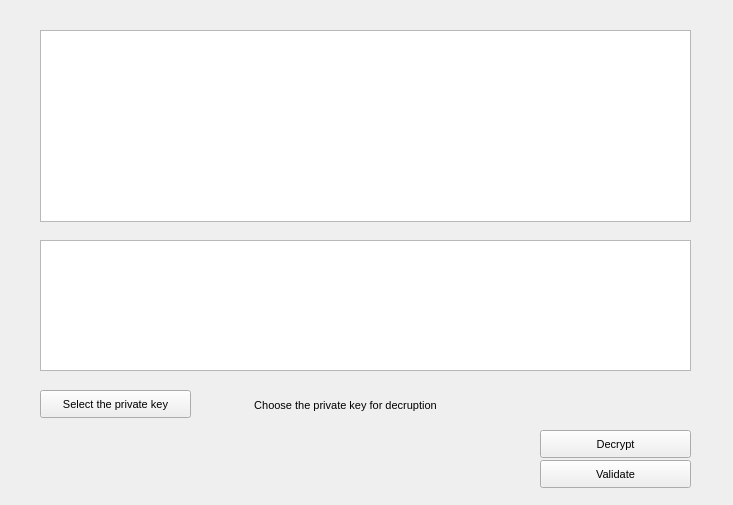
<?xml version="1.0" encoding="UTF-8"?>
<ui version="4.0">
 <class>Form</class>
 <widget class="QWidget" name="Form">
  <property name="geometry">
   <rect>
    <x>0</x>
    <y>0</y>
    <width>733</width>
    <height>505</height>
   </rect>
  </property>
  <property name="windowTitle">
   <string>Form</string>
  </property>
  <widget class="QListWidget" name="listWidget">
   <property name="geometry">
    <rect>
     <x>40</x>
     <y>30</y>
     <width>651</width>
     <height>192</height>
    </rect>
   </property>
  </widget>
  <widget class="QTextEdit" name="textEdit">
   <property name="geometry">
    <rect>
     <x>40</x>
     <y>240</y>
     <width>651</width>
     <height>131</height>
    </rect>
   </property>
  </widget>
  <widget class="QPushButton" name="pushButton_2">
   <property name="geometry">
    <rect>
     <x>40</x>
     <y>390</y>
     <width>151</width>
     <height>28</height>
    </rect>
   </property>
   <property name="font">
    <font>
     <pointsize>8</pointsize>
    </font>
   </property>
   <property name="text">
    <string>Select the private key</string>
   </property>
   <property name="autoDefault">
    <bool>false</bool>
   </property>
   <property name="default">
    <bool>false</bool>
   </property>
   <property name="flat">
    <bool>false</bool>
   </property>
  </widget>
  <widget class="QLabel" name="label_7">
   <property name="geometry">
    <rect>
     <x>190</x>
     <y>390</y>
     <width>311</width>
     <height>31</height>
    </rect>
   </property>
   <property name="font">
    <font>
     <pointsize>8</pointsize>
    </font>
   </property>
   <property name="text">
    <string>Choose the private key for decruption</string>
   </property>
   <property name="alignment">
    <set>Qt::AlignCenter</set>
   </property>
  </widget>
  <widget class="QPushButton" name="pushButton_3">
   <property name="geometry">
    <rect>
     <x>540</x>
     <y>430</y>
     <width>151</width>
     <height>28</height>
    </rect>
   </property>
   <property name="font">
    <font>
     <pointsize>8</pointsize>
    </font>
   </property>
   <property name="text">
    <string>Decrypt</string>
   </property>
   <property name="autoDefault">
    <bool>false</bool>
   </property>
   <property name="default">
    <bool>false</bool>
   </property>
   <property name="flat">
    <bool>false</bool>
   </property>
  </widget>
  <widget class="QPushButton" name="pushButton_4">
   <property name="geometry">
    <rect>
     <x>540</x>
     <y>460</y>
     <width>151</width>
     <height>28</height>
    </rect>
   </property>
   <property name="font">
    <font>
     <pointsize>8</pointsize>
    </font>
   </property>
   <property name="text">
    <string>Validate</string>
   </property>
   <property name="autoDefault">
    <bool>false</bool>
   </property>
   <property name="default">
    <bool>false</bool>
   </property>
   <property name="flat">
    <bool>false</bool>
   </property>
  </widget>
 </widget>
 <resources/>
 <connections/>
</ui>
